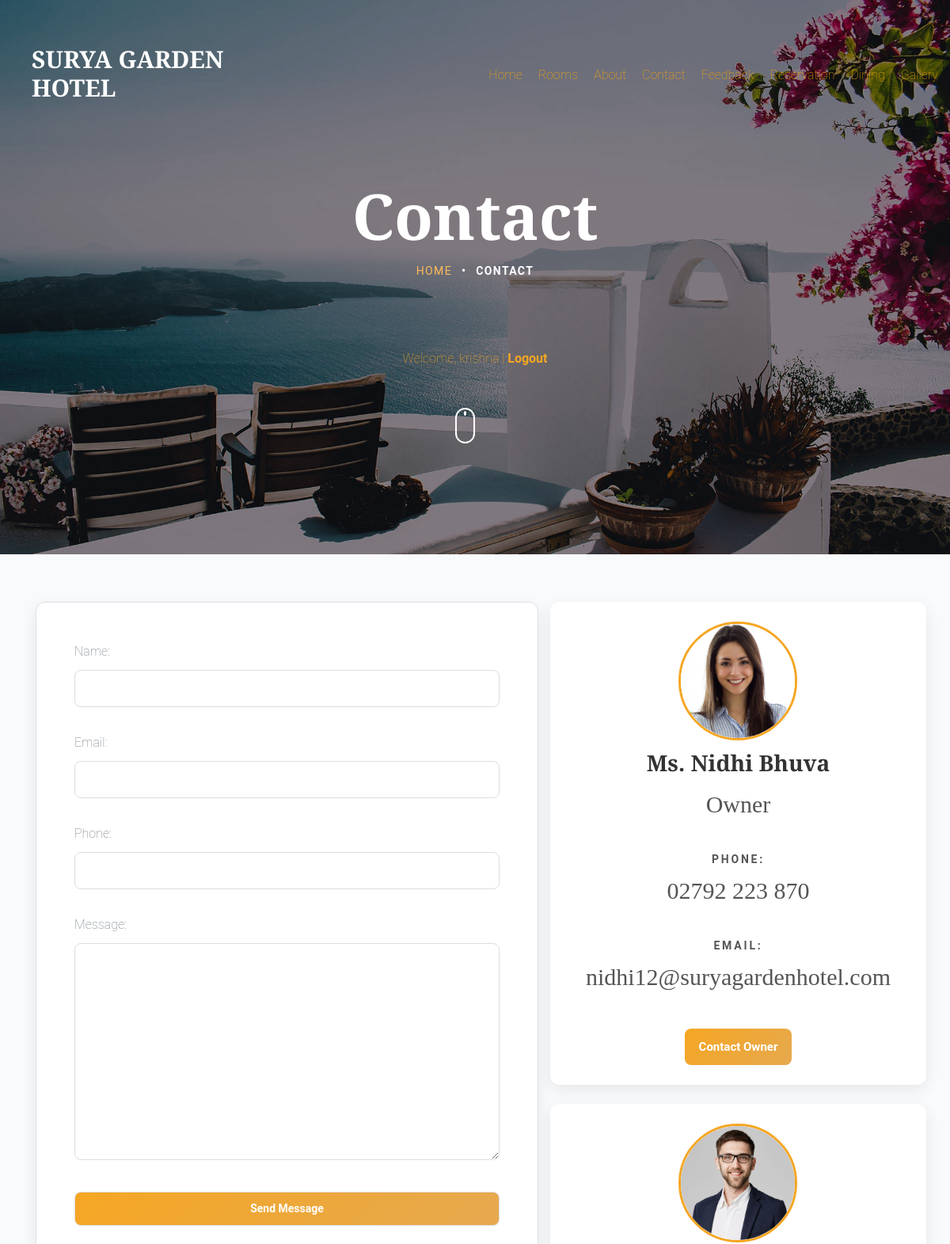
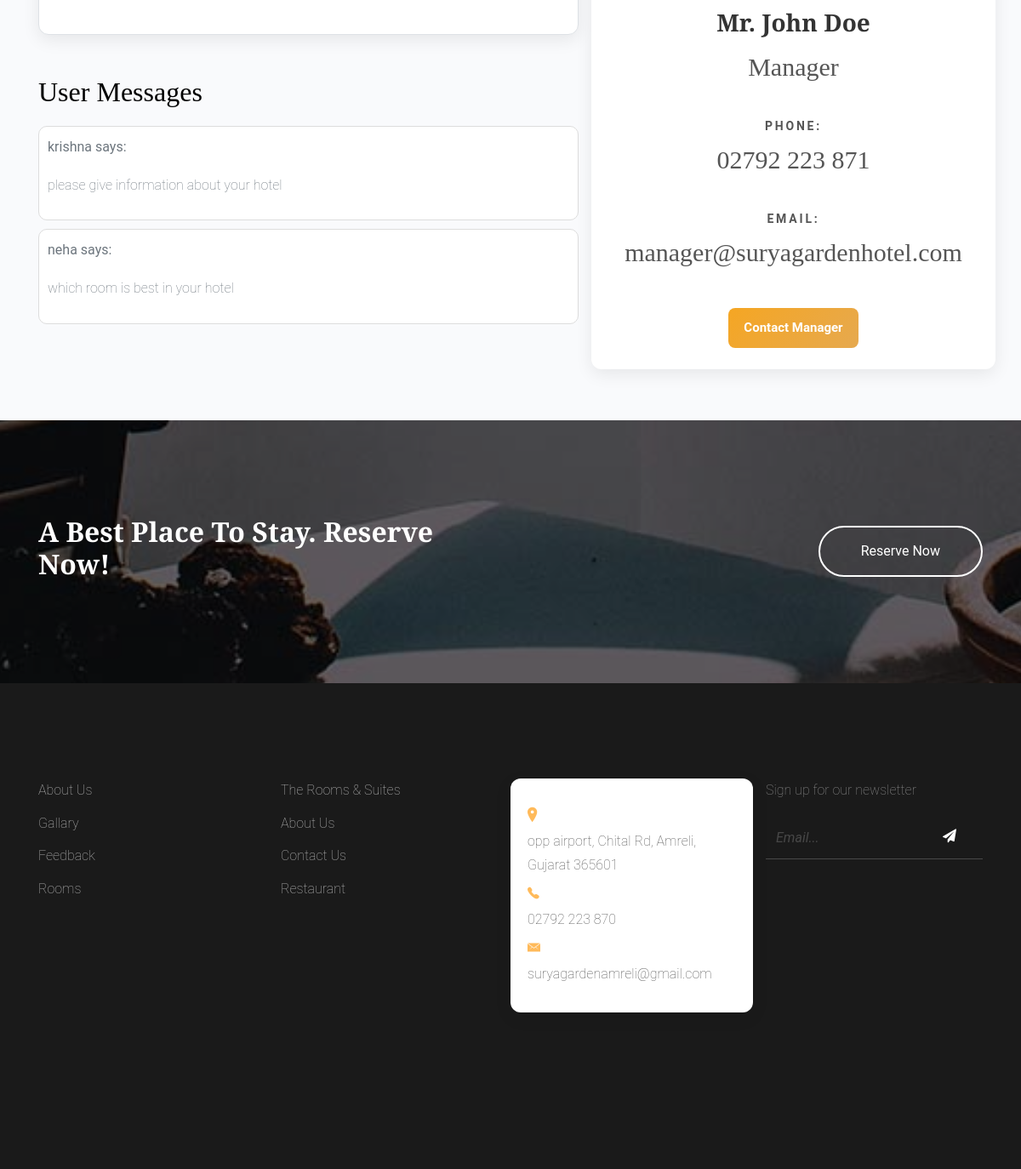
The app's page /contact/ (signed in) with its own data (2 pictures, top to bottom).
### hotel_app/models.py (models this page shows, shortened)
class Contact(models.Model):
    user = models.ForeignKey(User, on_delete=models.CASCADE)
    name = models.CharField(max_length=100)
    phone = models.CharField(max_length=20)
    email = models.EmailField()
    message = models.TextField()
    created_at = models.DateTimeField(auto_now_add=True)

### hotel_app/views.py (the view)
# urls.py: path('contact/', views.contact, name='contact'),
def contact(request):
    if not request.user.is_authenticated:   # ✅ Session check
        return redirect('login')
    owner_info = {
        'name': 'Ms. Nidhi Bhuva',
        'role': 'Owner',
        'photo': 'images/person_1.jpg',
        'email': 'nidhi12@suryagardenhotel.com',
        'phone': '02792 223 870',
    }
    manager_info = {
        'name': 'Mr. John Doe',
        'role': 'Manager',
        'photo': 'images/person_2.jpg',
        'email': 'manager@suryagardenhotel.com',
        'phone': '02792 223 871',
    }
    if request.method == 'POST':
        form = ContactForm(request.POST)
        if form.is_valid():
            contact_obj = form.save(commit=False)
            contact_obj.user = request.user
            contact_obj.save()
            return redirect('index')
    else:
        form = ContactForm()
    all_messages = Contact.objects.all()
    return render(request, 'contact.html', {
        'form': form,
        'owner': owner_info,
        'manager': manager_info,
        'messages': all_messages,
    })

### hotel_app/forms.py
class ContactForm(forms.ModelForm):
    class Meta:
        model = Contact
        fields = ['name', 'email', 'phone', 'message']

### hotel_app/templates/contact.html (shortened to what this page needs)
{% load static %}
<!DOCTYPE HTML>
<html>
  <head>
    <link rel="stylesheet" href="{% static 'css/bootstrap.min.css' %}">
    <link rel="stylesheet" href="{% static 'css/animate.css' %}">
    <link rel="stylesheet" href="{% static 'css/owl.carousel.min.css' %}">
    <link rel="stylesheet" href="{% static 'css/aos.css' %}">
    <link rel="stylesheet" href="{% static 'css/bootstrap-datepicker.css' %}">
    <link rel="stylesheet" href="{% static 'css/jquery.timepicker.css' %}">
    <link rel="stylesheet" href="{% static 'css/fancybox.min.css' %}">
    <link rel="stylesheet" href="{% static 'fonts/ionicons/css/ionicons.min.css' %}">
    <link rel="stylesheet" href="{% static 'fonts/fontawesome/css/font-awesome.min.css' %}">
    <link rel="stylesheet" href="{% static 'css/style.css' %}">
  </head>
  <body>
    <header class="site-header js-site-header">
      <div class="container-fluid">
        <div class="row align-items-center">
          <div class="col-6 col-lg-4 site-logo" data-aos="fade">
            <a href="{% url 'index' %}">SURYA GARDEN <br> HOTEL</a>
          </div>
          <div class="col-6 col-lg-8">
            <div class="header-right d-flex align-items-center justify-content-end">
              <nav>
                <ul style="list-style: none; display: flex; gap: 20px; margin: 0; padding: 0;">
                  <li><a href="{% url 'index' %}" >Home</a></li>
                  <li><a href="{% url 'rooms' %}" >Rooms</a></li>
                  <li><a href="{% url 'about' %}" >About</a></li>
                  <li><a href="{% url 'contact' %}" >Contact</a></li>
                  <li><a href="{% url 'feedback' %}" >Feedback</a></li>
                  <li><a href="{% url 'reservation' %}" >Reservation</a></li>
                  <li><a href="{% url 'restaurant' %}" >Dining</a></li>
                  <li><a href="{% url 'gallary' %}" >Gallery</a></li>
                </ul>
              </nav>
            </div>
          </div>
        </div>
      </div>
    </header>
    <section class="site-hero inner-page overlay" style="background-image: url('{% static "images/hero_4.jpg" %}');" data-stellar-background-ratio="0.5">
      <div class="container">
        <div class="row site-hero-inner justify-content-center align-items-center">
          <div class="col-md-10 text-center" data-aos="fade">
            <h1 class="heading mb-3">Contact</h1>
            <ul class="custom-breadcrumbs mb-4">
              <li><a href="{% url 'index' %}">Home</a></li>
              <li>&bullet;</li>
              <li>Contact</li>
            </ul><br><br>
             <div>
                {% if user.is_authenticated %}
                    <div class="auth-links">
                        Welcome, {{ user.username }} | <a href="{% url 'logout' %}">Logout</a>
                    </div>
                {% else %}
                     <div class="auth-links">
                        <a href="{% url 'login' %}">Login</a> | <a href="{% url 'signup' %}">Signup</a>
                    </div>
                {% endif %}
              </div>
          </div>
        </div>
      </div>
      <a class="mouse smoothscroll" href="#next">
        <div class="mouse-icon">
          <span class="mouse-wheel"></span>
        </div>
      </a>
    </section>
    <section class="section contact-section" id="next">
      <div class="container">
        <div class="row">
          <div class="col-md-7" data-aos="fade-up" data-aos-delay="100">
       <form method="post" class="bg-white p-md-5 p-4 mb-5 border">
            {{ form.as_p }}
              <input type="submit" value="Send Message" class="btn btn-primary text-white font-weight-bold">
      </form>
      <div>
           <h2>User Messages</h2>
          <div class="user-messages">
               {% for msg in messages %}
                  <div class="message-box" style="border:1px solid #ddd; padding:10px; margin-bottom:10px;">
                  <p><strong>{{ msg.name }} says:</strong></p>
                  <p>{{ msg.message }}</p>
          </div>
            {% empty %}
               <p>No messages yet.</p>
            {% endfor %}
      </div>
    </div>
          </div>
         <div class="col-md-5" data-aos="fade-up" data-aos-delay="200">
  <div class="row">
    <div class="col-md-12 contact-info text-center mb-4">
      <img src="{% static owner.photo %}" alt="Owner Photo" class="rounded-circle" style="width: 150px;">
      <h3>{{ owner.name }}</h3>
      <p><strong>{{ owner.role }}</strong></p>
      <p><span class="d-block">Phone:</span> {{ owner.phone }}</p>
      <p><span class="d-block">Email:</span> {{ owner.email }}</p>
      <a href="mailto:{{ owner.email }}" class="btn btn-primary mt-2">Contact Owner</a>
    </div>
    <div class="col-md-12 contact-info text-center">
      <img src="{% static manager.photo %}" alt="Manager Photo" class="rounded-circle" style="width: 150px;">
      <h3>{{ manager.name }}</h3>
      <p><strong>{{ manager.role }}</strong></p>
      <p><span class="d-block">Phone:</span> {{ manager.phone }}</p>
      <p><span class="d-block">Email:</span> {{ manager.email }}</p>
      <a href="mailto:{{ manager.email }}" class="btn btn-primary mt-2">Contact Manager</a>
    </div>
  </div>
</div>
        </div>
      </div>
    </section>
    <section class="section bg-image overlay" style="background-image: url('{% static "images/hero_4.jpg" %}');">
        <div class="container" >
          <div class="row align-items-center">
            <div class="col-12 col-md-6 text-center mb-4 mb-md-0 text-md-left" data-aos="fade-up">
              <h2 class="text-white font-weight-bold">A Best Place To Stay. Reserve Now!</h2>
            </div>
            <div class="col-12 col-md-6 text-center text-md-right" data-aos="fade-up" data-aos-delay="200">
              <a href="{% url 'reservation' %}" class="btn btn-outline-white-primary py-3 text-white px-5">Reserve Now</a>
            </div>
          </div>
        </div>
      </section>
    <footer class="section footer-section">
      <div class="container">
        <div class="row mb-4">
          <div class="col-md-3 mb-5">
            <ul class="list-unstyled link">
              <li><a href="{% url 'about' %}">About Us</a></li>
              <li><a href="{% url 'gallary' %}">Gallary</a></li>
              <li><a href="{% url 'feedback' %}">Feedback</a></li>
             <li><a href="{% url 'rooms' %}">Rooms</a></li>
            </ul>
          </div>
          <div class="col-md-3 mb-5">
            <ul class="list-unstyled link">
              <li><a href="{% url 'rooms' %}">The Rooms &amp; Suites</a></li>
              <li><a href="{% url 'about' %}">About Us</a></li>
              <li><a href="{% url 'contact' %}">Contact Us</a></li>
              <li><a href="{% url 'restaurant' %}">Restaurant</a></li>
            </ul>
          </div>
          <div class="col-md-3 mb-5 pr-md-5 contact-info">
            <p><span class="d-block"><span class="ion-ios-location h5 mr-3 text-primary"></span>Address:</span> <span> opp airport, Chital Rd, Amreli,<br> Gujarat 365601</span></p>
            <p><span class="d-block"><span class="ion-ios-telephone h5 mr-3 text-primary"></span>Phone:</span> <span> 02792 223 870</span></p>
            <p><span class="d-block"><span class="ion-ios-email h5 mr-3 text-primary"></span>Email:</span> <span> suryagardenamreli@gmail.com</span></p>
          </div>
          <div class="col-md-3 mb-5">
            <p>Sign up for our newsletter</p>
            <form action="#" class="footer-newsletter">
              <div class="form-group">
                <input type="email" class="form-control" placeholder="Email...">
                <button type="submit" class="btn"><span class="fa fa-paper-plane"></span></button>
              </div>
            </form>
          </div>
        </div>
      </div>
    </footer>
  </body>
</html>

### hotel_app/static/css/style.css (style rules this page uses)
body { background: #fff; font-family: "Roboto", arial, sans-serif; font-weight: 200; font-size: 16px; line-height: 1.8; color: #6c757d; position: relative; }
a { -webkit-transition: .3s all ease; -o-transition: .3s all ease; transition: .3s all ease; text-decoration: none; }
h1, h2, h3, h4, h5 { color: #000; font-family: "Playfair Display", times, serif; }
.container-fluid { max-width: 1600px; }
.btn { padding-left: 30px; padding-right: 30px; padding-top: 10px; padding-bottom: 10px; border-radius: 50px; }
.btn.btn-outline-white-primary { border: 2px solid #fff; }
.btn, .form-control { outline: none; -webkit-box-shadow: none !important; box-shadow: none !important; }
.form-control { -webkit-box-shadow: none !important; box-shadow: none !important; height: 50px; border-width: 2px; }
.site-header { position: fixed; top: 0; width: 100%; padding: 60px 0; z-index: 2; -webkit-transition: .3s all ease-in-out; -o-transition: .3s all ease-in-out; transition: .3s all ease-in-out; }
.site-logo { padding-left: 40px; }
.site-logo a { font-size: 30px; color: #fff; font-weight: bold; line-height: 1; font-family: "Playfair Display", times, serif; }
.site-hero { background-size: cover; height: 100vh; min-height: 700px; width: 100%; position: relative; }
.site-hero .heading { font-family: "Playfair Display", times, serif; font-weight: bold; }
.site-hero.overlay:before { background: rgba(0, 0, 0, 0.45); content: ""; position: absolute; height: 100vh; min-height: 700px; top: 0; left: 0; bottom: 0; right: 0; }
.site-hero.inner-page { height: 50vh; min-height: 700px; }
.site-hero.inner-page.overlay:before { height: 50vh; min-height: 700px; }
.site-hero-inner { height: 100vh; min-height: 700px; }
.site-hero-inner .heading { font-size: 80px; font-family: "Playfair Display", times, serif; color: #fff; line-height: 1; font-weight: bold; }
.inner-page .site-hero-inner { height: 50vh; min-height: 700px; }
.section { padding: 7em 0; }
.heading-serif, .heading, .testimonial-section .heading, .slider-section .heading, .blog-post-entry .heading { font-size: 60px; font-family: "Playfair Display", times, serif; font-weight: 700; }
.footer-section { background: #1a1a1a; color: #fff; }
.footer-section a { color: rgba(255, 255, 255, 0.7); }
.footer-section p { color: rgba(255, 255, 255, 0.5); }
.footer-section .contact-info span.d-block { font-style: italic; color: #fff; }
.footer-section .link li { margin-bottom: 10px; }
.footer-newsletter .form-group { position: relative; }
.footer-newsletter .form-control { background: none; border: none; border-bottom: 1px solid rgba(255, 255, 255, 0.2); border-radius: 0; color: #fff; }
.footer-newsletter button[type="submit"] { background: none; color: #fff; position: absolute; top: 0; right: 0; }
.contact-section .contact-info p { font-family: "Playfair Display", times, serif; font-size: 30px; margin-bottom: 30px; }
.contact-section .contact-info p .d-block { font-size: 14px; letter-spacing: .2em; font-weight: bold; font-family: "Roboto", arial, sans-serif; text-transform: uppercase; }
.mouse { width: 100px; display: inline-block; position: absolute; left: 50%; bottom: 140px; z-index: 1; -webkit-transform: translateX(-25%); -ms-transform: translateX(-25%); transform: translateX(-25%); }
.mouse-icon { width: 25px; height: 45px; border: 2px solid white; border-radius: 15px; cursor: pointer; position: relative; text-align: center; }
.mouse-wheel { height: 6px; margin: 2px auto 0; display: block; width: 3px; background-color: white; border-radius: 50%; -webkit-animation: 1.6s ease infinite wheel-up-down; -moz-animation: 1.6s ease infinite wheel-up-down; animation: 1.6s ease infinite wheel-up-down; }
.bg-image { background-size: cover; background-attachment: fixed; }
.bg-image { background-repeat: no-repeat; background-size: cover; background-position: center center; position: relative; z-index: 1; }
.bg-image.overlay { position: relative; }
.bg-image.overlay > .container { position: relative; z-index: 3; }
.bg-image.overlay:before { z-index: 2; position: absolute; top: 0; left: 0; right: 0; bottom: 0; content: ""; background: rgba(0, 0, 0, 0.6); }
.custom-breadcrumbs { list-style: none; padding: 0; margin: 0; }
.custom-breadcrumbs li { display: inline-block; color: #fff; margin: 0 4px; text-transform: uppercase; font-size: 14px; letter-spacing: .1em; font-weight: bold; }
.custom-breadcrumbs li a { font-weight: normal; }
.header-right { display: flex; align-items: right; gap: 40px; }

### records on screen
Contact: name "krishna", message "please give information about your hotel"
Contact: name "neha", message "which room is best in your hotel"

### other values on screen
{{ user.username }} "krishna"
{{ owner.name }} "Ms. Nidhi Bhuva"
{{ owner.role }} "Owner"
{{ owner.phone }} "02792 223 870"
{{ owner.email }} "nidhi12@suryagardenhotel.com"
{{ manager.name }} "Mr. John Doe"
{{ manager.role }} "Manager"
{{ manager.phone }} "02792 223 871"
{{ manager.email }} "manager@suryagardenhotel.com"
